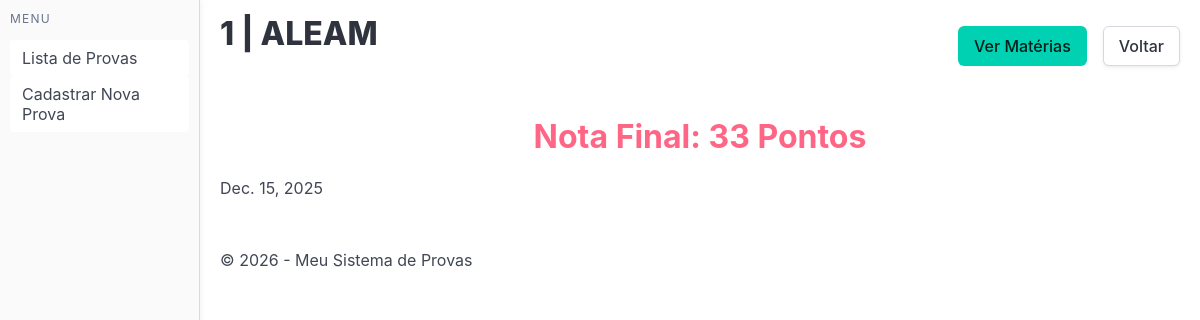
The page /provas/ver/1 on the database as committed earlier.
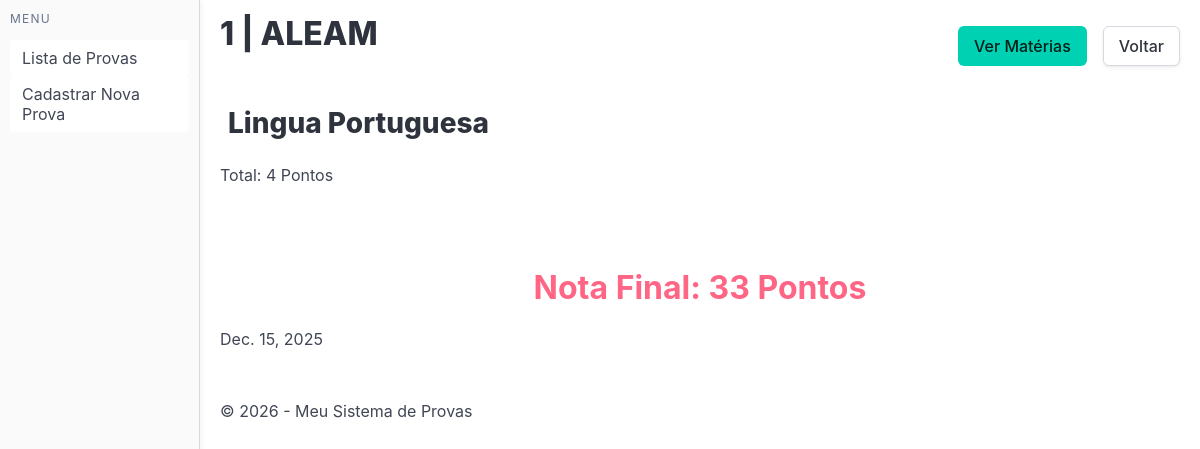
The same page on the database as committed later.
### core/models.py (models this page shows)
class Materia(models.Model):
    id = models.BigAutoField(primary_key=True)
    nome = models.CharField(max_length=100)
    prova_fk = models.ForeignKey(Prova, on_delete=models.CASCADE)
    class Meta:
        db_table = 'materia'

### core/views.py (the view)
# urls.py: path('provas/ver/<int:id>', verProva),
def verProva(request, id):
    model = Prova.objects.filter(id = id).first()
    materias = Materia.objects.filter(prova_fk=id).prefetch_related('questao_set')
    totais = model.obterTotais()
    return render(request, 'core/ver_prova.html', {
        'model': model,
        'materias': materias,
        'totais': totais
    })

### core/models.py (called while the page is built)
    def obterTotais(self):
        total = {}
        for key, questoes in self.QUESTOES.items():
            total[key] = list(questoes.values()).count(True)
        total['total'] = sum(total.values())
        return total

### core/templatetags/dict_extras.py (called while the page is built)
@register.filter
def get_item(d, key):
    return d.get(key)

### core/templates/core/ver_prova.html (shortened to what this page needs)
{% extends "core/base.html" %}
{% load dict_extras %}
{% block content %}
<div class="is-flex is-justify-content-space-between is-align-items-center">
    <h1 class="title">{{ model.id }} | {{ model.nome }}</h1>
    <div class="is-flex is-gap-2">
        <a class="button is-primary" href="/provas/ver_materias/{{ model.id }}">Ver Matérias</a>
        <a class="button is-default" href="/provas">Voltar</a>
    </div>
</div>
{% for materia in materias %}
<h2 class="subtitle pl-2">{{ materia.nome }}</h2>
<p>Total: {{ totais|get_item:materia.nome }} Pontos</p>
<br>
{% endfor %}
<h3 class="has-text-centered is-size-3 has-text-weight-bold {% if totais|get_item:"total" > 48 %} has-text-primary {% else %} has-text-danger {% endif %}">
    Nota Final: {{ totais|get_item:"total" }} Pontos
</h3>
{{ model.data }}
{% endblock %}

Rows that differ between the two databases and show on the page:
added Materia: nome "Lingua Portuguesa", nome "4"
